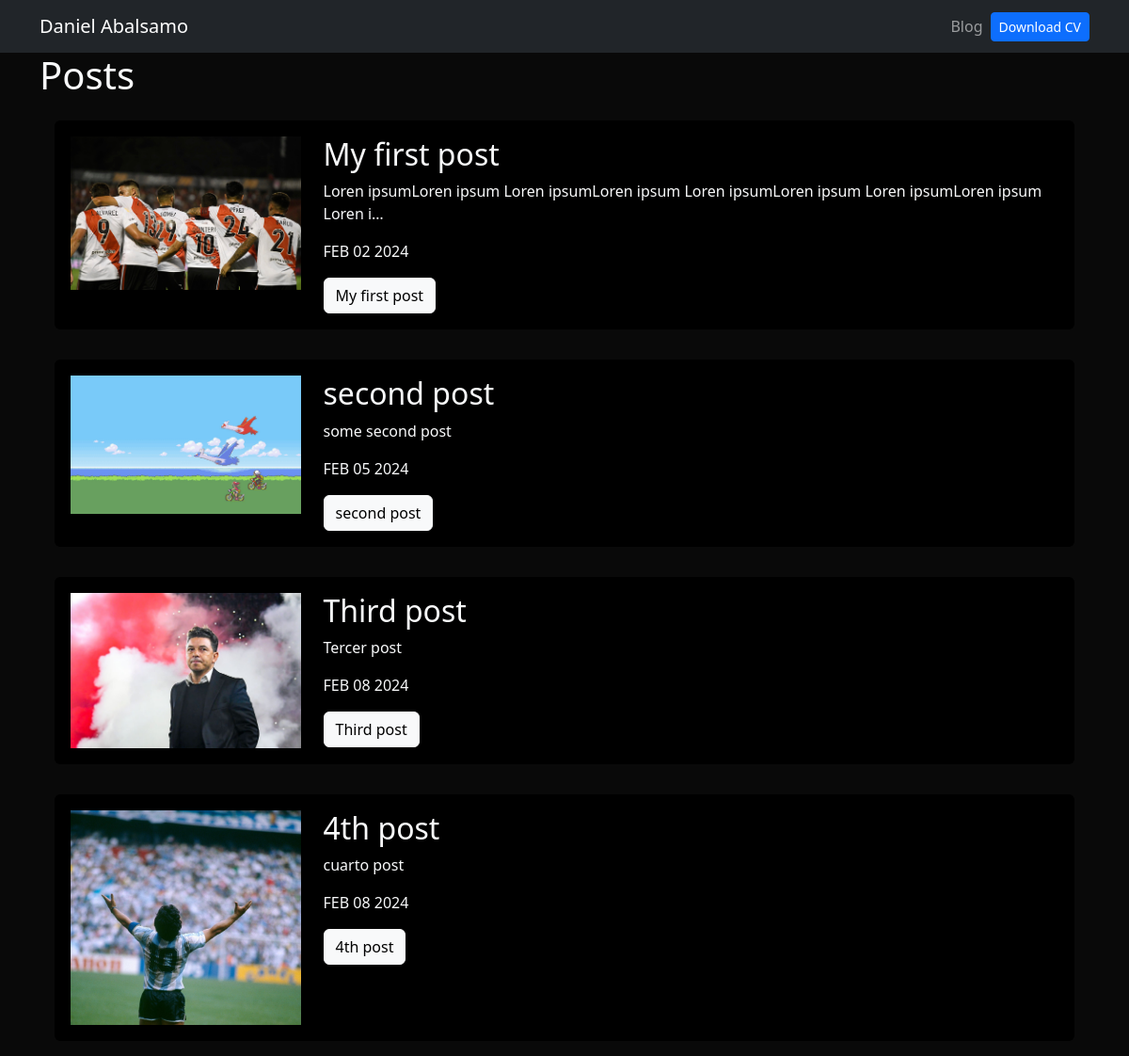
Screenshot of /blog/ with the database file from the repository.
### blog/models.py (models this page shows)
class Post(models.Model):
    title = models.CharField(max_length=100)
    description = models.TextField()
    image = models.ImageField(upload_to='blog/images')
    date = models.DateField(datetime.date.today)

### blog/views.py (the view)
# urls.py: path('', render_posts, name='posts'),
def render_posts(request):
    posts = Post.objects.all()
    return render(request, 'posts.html', {'posts': posts})

### blog/templates/posts.html
{% extends 'layout.html' %} {% block content %}
<h1>Posts</h1>
{% for post in posts %}
<div class="p-3">
    <div class="card card-body bg-black">
        <div class="row">
          <div class="col-3">
            <img src="{{post.image.url}}" alt="{{post.title}}" class="img-fluid" />
          </div>
          <div class="col-9">
            <h2>{{post.title}}</h2>
            <p>{{post.description|striptags|truncatechars:100 }}</p>
            <p>{{post.date|date:'M d Y'|upper}}</p>
            <a href="{% url 'blog:post_detail' post.id %}" class="btn btn-light">{{post.title}}</a>
          </div>
        </div>
      </div>
</div>
{% endfor %} {% endblock %}

### portfolio/templates/layout.html (shortened to what this page needs)
{% load static %}
<!DOCTYPE html>
<html lang="en">
<head>
    <link href="https://cdn.jsdelivr.net/npm/bootstrap@5.3.2/dist/css/bootstrap.min.css" rel="stylesheet">
    <link rel="stylesheet" href="{% static 'main.css' %}">
</head>
<body class="text-light">
    {% include 'partials/navbar.html' %}
    <div class="container p4">
    {% block content %}
    {% endblock %}
    </div>
</body>
</html>

### portfolio/templates/partials/navbar.html (shortened to what this page needs)
{% load static %}
<nav class="navbar navbar-expand-lg navbar-dark bg-dark">
    <div class="container">
      <a class="navbar-brand" href="/">Daniel Abalsamo</a>
      <div class="collapse navbar-collapse" id="navbarNav">
        <ul class="navbar-nav ms-auto">
          <li class="nav-item">
            <a class="nav-link" href="/blog">Blog</a>
          </li>
          <li class="nav-item d-flex align-items-center">
            <a
              class="btn btn-primary btn-sm"
              href="{% static 'portfolio/CV Daniel Abalsamo.pdf' %}"
              target="_blank">Download CV</a
            >
          </li>
        </ul>
      </div>
    </div>
  </nav>

### portfolio/static/main.css (style rules this page uses)
body { background: #090909; }
.bg-black { background: #0000; }

### rows the page displays
Post: image (picture), title "My first post", description "Loren ipsumLoren ipsum Loren ipsumLoren ipsum Loren ipsumLoren ipsum Loren ipsumLoren ipsum Loren i…", date "FEB 02 2024"
Post: image (picture), title "second post", description "some second post", date "FEB 05 2024"
Post: image (picture), title "Third post", description "Tercer post", date "FEB 08 2024"
Post: image (picture), title "4th post", description "cuarto post", date "FEB 08 2024"
